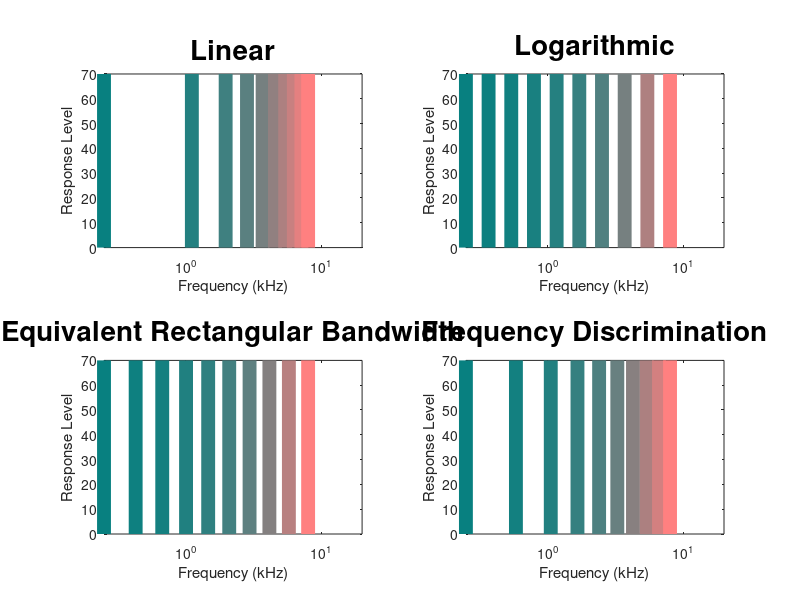
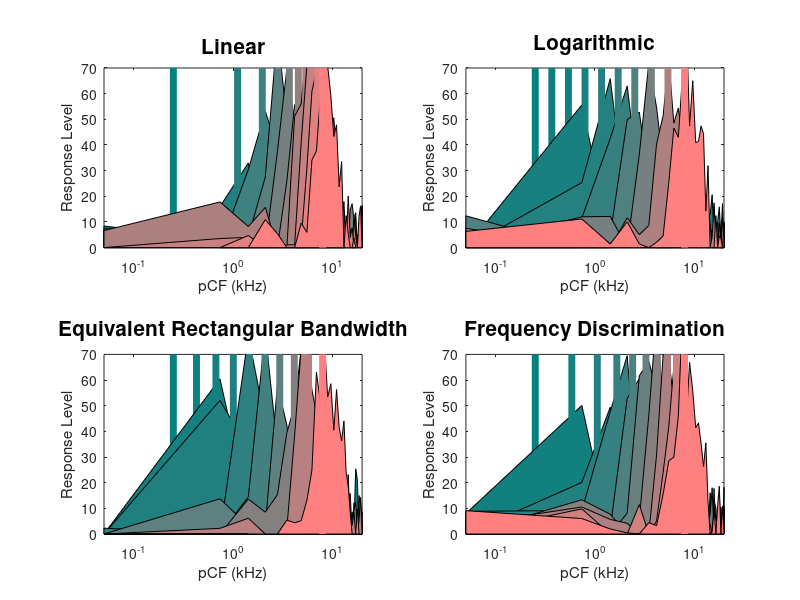
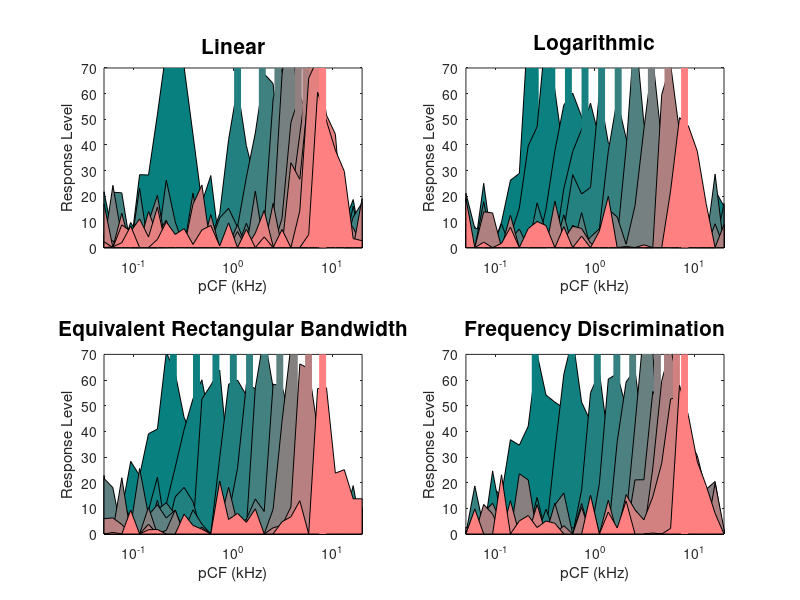
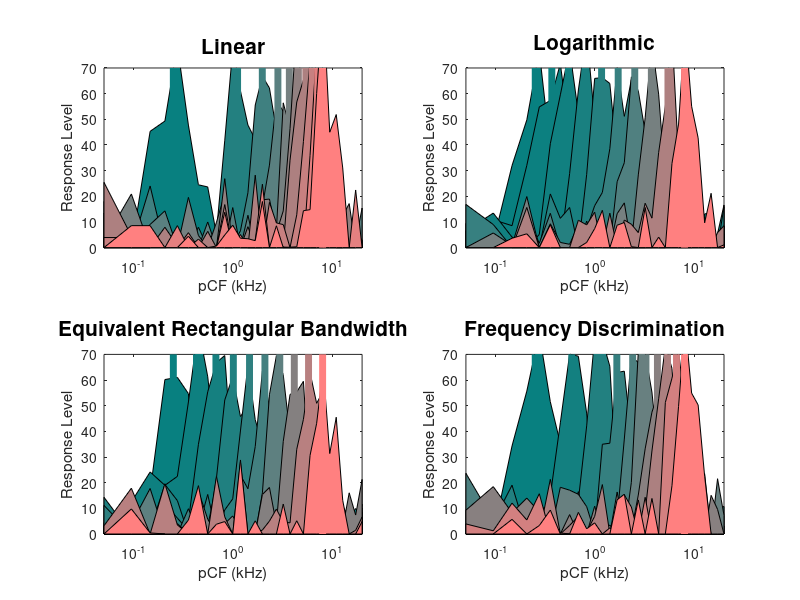

These charts were generated, in order, by the following MATLAB code:
function data = fMRIFreqMagModel
% Model of Frequency magnification imaged using fMRI
% effect on stimulus spacing on recorded response compared to underlying
% spacing of neuron/voxel characterisic frequency spacing

%% TO DO
% Add spread of HMDR - apply to voxel response
% Add noise
% Add frequency selectivity spacing
% create bandpass noise stimuli
% each voxel contain many tuning curves - loop current code for each voxel
% and take weighted average - then convovle with gaussian Hymodynmaic
% spread response
% plot superimposed stimuli responses
% plot neuron response as line, voxel as point
% 30 random numbers - create coiefient 
% assign colour for each scaling

clc; close all

%% Neuronal population Magnification domain fucntion
% VoxelMagSpace = {str2func('@lcfNErb'),str2func('@FreqDisMagDom')};
% VoxelMagSpace2Freq = {str2func('@lcfInvNErb'),str2func('@FreqDisMagDom2Fre')};
% VoxelFilterWidth = {str2func('@lcfErb'),str2func('@FreqDisMagDom2Freq')};

%% Neuronal population Magnification domain fucntion
VoxelMagSpace = {str2func('@lcfNErb')};
VoxelMagSpace2Freq = {str2func('@lcfInvNErb')};
VoxelFilterWidth = {str2func('@lcfErb'),str2func('@lcfErb'),str2func('@lcfErb'),str2func('@lcfErb')};

%% Stimuli Magnification domain functions
% magDomain,magScale2F,magFilterWidth
StimMagDomain = {str2func('@LinMagDom'),str2func('@LogMagDom'),str2func('@lcfNErb'),str2func('@FreqDisMagDom')};
StimMagDomain2Freq = {str2func('@LinMagDom2Freq'),str2func('@LogMagDom2Freq'),str2func('@lcfInvNErb'),str2func('@FreqDisMagDom2Freq')};
StimSpacingNames = {'Linear','Logarithmic','Equivalent Rectangular Bandwidth','Frequency Discrimination'};   % names for graph titles for each stimulus spacing - must be in same order as StimMagDomain and StimMagDomain2Freq variables
StimSpacingNamesv2 = {'Linear','Logarithmic','ERB','Freq Dis'};

%% Stimuli Properties
StimHighFreq = 8;  % highest frequency to test
StimLowFreq = 0.25; % lowest frequency to test
StimNum = 10;   % number of stimulus
StimdB = 70;
%% Voxel Population Properties
% Auditory system properties
HighFreq = 20;  % Highest frequency of the system
LowFreq = 0.05; % Lowest frequency of the system
Gradient = 30; % length of gradient in mm
nNeurons = 100000; % number of neurons per mm
% Imaging Properties
Resolution = 1;  % resolution of imaging in mm
nVoxels = Gradient/Resolution; % number of voxels
NeuronDensity = nNeurons .* Resolution; % number of neurons in each voxel
HDspread = 3; % spread of hemodynamic response in mm

% Spacing Properites
C = 1; % constant scaling for voxel tuning width

%% Figure Properites
SpacingColour = {[1 0 0],[0 0.8 0],[0 0 1],[0 0.8 0.8]};

VoxelMagSpace = StimMagDomain ;
VoxelMagSpace2Freq = StimMagDomain2Freq;

VMD = cell(length(VoxelMagSpace),1);
SMD = struct('VoxRes', ones(StimNum,nVoxels), ...
    'VCharaFreq', ones(nVoxels), ...
    'fMRIdata', ones(nVoxels));
Res = cell(length(StimMagDomain),1);
PlotIndex = [0 4 8 12]

fStim = figure('Color', [1 1 1]);
for iVMD = 1:length(VoxelMagSpace)
    % Spacing Properites
    data.VoxelProp(iVMD)  = VoxelProperties(LowFreq,HighFreq,nVoxels,C,VoxelMagSpace{iVMD},VoxelMagSpace2Freq{iVMD},VoxelFilterWidth{iVMD});    %     (LowFreq,HighFreq,nVoxels,C,magDomain,magScale2F,magFilterWidth)
    fResponse = figure('Color', [1 1 1]);
    for iSMD = 1:length(StimMagDomain)
        %% create stimuli frequencies for each spacing
        StimFreq = StimMagDomain2Freq{iSMD}(linspace(StimMagDomain{iSMD}(StimLowFreq),StimMagDomain{iSMD}(StimHighFreq),StimNum)); % frequencies of stimuli - 3D matrix for band limited noise
        
        %% create stimuli gain structure
        StimLev = ones(size(StimFreq)).*StimdB; % can use to model filter response
        
        %% loop for each voxel
         
        for i = 1:length(StimFreq)
            figure (fResponse)
            SMD.VoxRes(i,:) = VoxelResponse (StimFreq(i),StimLev,data.VoxelProp(iVMD).VFreqC,data.VoxelProp(iVMD).p);
            SMD.VoxRes(SMD.VoxRes<0) = 0;
            subplot(length(VoxelMagSpace)./2,length(StimMagDomain)./2,iSMD);
            area(data.VoxelProp(iVMD).VFreqC,SMD.VoxRes(i,:), 'FaceColor',[(StimFreq(i)./max(StimFreq)) 0.5 0.5]), set(gca,'XScale','log'), xlabel('pCF (kHz)'), ylabel('Response Level'), axis tight, ylim ([0 StimLev(i)]), xlim ([0 20]);
            title (StimSpacingNames{iSMD}, 'FontSize', 15)
            hold on
            line(repmat(StimFreq(i),1,2),[min(ylim) StimLev(i)], 'color',[(StimFreq(i)./max(StimFreq)) 0.5 0.5], 'LineWidth', 5)
%             if iVMD == 1
%                title (StimSpacingNamesv2{iSMD}, 'FontSize', 15)
%             end
             if iSMD == 4
%                ylabel (StimSpacingNamesv2{iVMD}, 'FontSize', 15)
                text(250, 250, StimSpacingNames{iVMD}, 'FontSize', 15);
             end
        end
if iVMD == 1
        for i = 1:length(StimFreq)
            figure (fStim)
           subplot(length(VoxelMagSpace)./2,length(StimMagDomain)./2,iSMD);
%             plot(data.VoxelProp(iVMD).VFreqC,SMD.VoxRes(i,:), 'color',[(StimFreq(i)./max(StimFreq)) 0.5 0.5]), set(gca,'XScale','log'), title (StimSpacingNames{iSMD}), xlabel('Actual Voxel Characterisic Frequency (kHz)'), ylabel('Response Level'), axis tight, ylim ([0 StimLev(i)]);
%             semilogx(repmat(StimFreq(i),1,2),[min(ylim) StimLev(i)], 'LineWidth', 2)
%             set(gca,'XScale','log'), title (StimSpacingNames{iSMD}), xlabel('Actual Voxel Characterisic Frequency (kHz)'), ylabel('Response Level'), axis tight, ylim ([0 StimLev(i)]), xlim ([0 20]);          

            plot(repmat(StimFreq(i),1,2),[min(ylim) StimLev(i)], 'color',[(StimFreq(i)./max(StimFreq)) 0.5 0.5], 'LineWidth', 10), set(gca,'XScale','log'), title (StimSpacingNames{iSMD}, 'FontSize', 20), xlabel('Frequency (kHz)'), ylabel('Response Level'), ylim ([0 StimLev(i)]), xlim ([0 20]);          
%         text(iSMD./4, iSMD./4, num2str(StimFreq))
hold on
        end
end
        % weight average response for each voxel in stimuli domain (stimuli domain because stimuli ID used for calulation)
        %         for i = 1:nVoxels
        SMD.VCharaFreq = VoxelCharacterFrequency (StimFreq, SMD.VoxRes,StimMagDomain{iSMD},StimMagDomain2Freq{iSMD});
        %         end
        
        %% fMRI response data
        %% convolve with Hemodynamic spread
        %         SMD.fMRIdata(iSMD) = fMRIResponse (SMD.VCharaFreq(iSMD),HDspread);
        
        Res{iSMD}= SMD;
        
    end
    data.VMD{iVMD,1} = Res;
end  
    %% plot Voxel characterisic frequencies - actual vs measured
%     for iVMD = 1:length(VoxelMagSpace)
%         figure (2)
%         for iSMD = 1:length(StimMagDomain)
%             subplot(length(VoxelMagSpace),length(StimMagDomain),iSMD + PlotIndex(iVMD));
%             plot (1:nVoxels,data.VoxelProp(iVMD).VFreqC, 'r'), axis tight
%             hold on
%             scatter (1:nVoxels,data.VMD{iVMD,1}{iSMD ,1}.VCharaFreq)
%             set(gca,'YScale','log'), xlabel('Frequency Gradient (mm)'), ylabel('C.Freq (kHz)'),title (StimSpacingNames{iSMD}),legend('Actual','Measured','Location','SouthEast')
%         end
%     end

        fTonotopic = figure('Color', [1 1 1]);
for iVMD = 1:length(VoxelMagSpace)
    figure (fTonotopic)
    subplot(length(VoxelMagSpace)./2, length(VoxelMagSpace)./2, iVMD);
    plot (1:nVoxels,data.VoxelProp(iVMD).VFreqC, 'color',SpacingColour{iVMD}, 'LineWidth', 2), axis tight, title (StimSpacingNames{iVMD}, 'FontSize', 20)
    hold on
    for iSMD = 1:length(StimMagDomain)
        scatter (1:nVoxels,data.VMD{iVMD,1}{iSMD ,1}.VCharaFreq, 50, SpacingColour{iSMD}, 'fill')
        set(gca,'YScale','log'), xlabel('Frequency Gradient (mm)'), ylabel('Population Characteristic Frequency pCF (kHz)'),legend('pCF',(StimSpacingNames{1}),(StimSpacingNames{2}),(StimSpacingNames{3}),(StimSpacingNames{4}),'Location','SouthEast');
%  xlabel('Frequency Gradient (mm)'), ylabel('Population Characteristic Frequency pCF (kHz)'),legend('Actual',(StimSpacingNames{1}),(StimSpacingNames{2}),(StimSpacingNames{3}),(StimSpacingNames{4}),'Location','SouthEast')

    end
end
fTonotopicZoom = figure('Color', [1 1 1]);
for iVMD = 1:length(VoxelMagSpace)
    figure (fTonotopicZoom)
    subplot(length(VoxelMagSpace)./2, length(VoxelMagSpace)./2, iVMD);
    plot (1:nVoxels,data.VoxelProp(iVMD).VFreqC, 'color',SpacingColour{iVMD}, 'LineWidth', 2), axis tight, title (StimSpacingNames{iVMD}, 'FontSize', 20), ylim ([0.2 8])
    hold on
    for iSMD = 1:length(StimMagDomain)
        scatter (1:nVoxels,data.VMD{iVMD,1}{iSMD ,1}.VCharaFreq, 50, SpacingColour{iSMD}, 'fill')
        set(gca,'YScale','log'), xlabel('Frequency Gradient (mm)'), ylabel('Population Characteristic Frequency pCF (kHz)'),legend('Actual',(StimSpacingNames{1}),(StimSpacingNames{2}),(StimSpacingNames{3}),(StimSpacingNames{4}),'Location','SouthEast');
%  xlabel('Frequency Gradient (mm)'), ylabel('Population Characteristic Frequency pCF (kHz)'),legend('Actual',(StimSpacingNames{1}),(StimSpacingNames{2}),(StimSpacingNames{3}),(StimSpacingNames{4}),'Location','SouthEast')

    end
end
% end

end
function Response = VoxelResponse (StimF,StimLev,VoxelFreqC,p)
StimInt = 10.^(StimLev/10);
Int = zeros(1,length(VoxelFreqC)); % Response intensity for each Voxel
for I = 1:length(VoxelFreqC)
    for II = 1:length(StimF)
        g = abs((StimF(II)-VoxelFreqC(I))/VoxelFreqC(I));
        fw=(1+(p(I)*g)).*exp(-p(I)*g); %Two parameter roex
        Int(I) = Int(I)+fw*StimInt(II);
    end
end
NoiseLev = 10;
noise = randn (1,length(VoxelFreqC)).*NoiseLev;
Response = 10*log10(max(Int,1)); % Threshold intensity response and convert to dB
Response = Response + noise; %% set negative values to 0
% Response = Int; % no threshold
% Response = max(Int,1);
end
function VCharaFreq = VoxelCharacterFrequency (StimFreq, VoxRes,StimMagDomain,StimMagDomain2Freq)
VCharaFreq = zeros(length(VoxRes),1);
StimFreqStimDomain = StimMagDomain(StimFreq);
for i = 1:length(VoxRes)
    VCharaFreq (i) = sum((StimFreqStimDomain'.*VoxRes(:,i)))./sum(VoxRes(:,i)); % need to convert to linear spacing - convert to mag domain then convert back for characteristic frequencies
end
VCharaFreq(isnan(VCharaFreq)) = 0 ;

VCharaFreq = StimMagDomain2Freq(VCharaFreq);
%% need to convert back to frequency domain
end
function Response = fMRIResponse (StimF,StimLev,VoxelFreqC,p)
% hemodynamic spread
%% Parkes (2005) at 3 T
%% Find paper for 7T - around 2.3 mm
% FWHM GE = 3.9 +/- 0.7 mm, SE = 3.4 +/- 0.8
StimInt = 10.^(StimLev/10);
Int = zeros(1,length(VoxelFreqC)); % Response intensity for each Voxel
for I = 1:length(VoxelFreqC)
    for II = 1:length(StimF)
        g = abs((StimF(II)-VoxelFreqC(I))/VoxelFreqC(I));
        fw=(1+(p(I)*g)).*exp(-p(I)*g); %Two parameter roex
        Int(I) = Int(I)+fw*StimInt(II);
    end
end
Response = 10*log10(max(Int,1)); % Threshold intensity response and convert to dB
% Response = Int; % no threshold
% Response = max(Int,1);
end
function VoxelProp = VoxelProperties(LowFreq,HighFreq,nVoxels,C,magDomain,magScale2F,magFilterWidth)
VoxelProp.VmagScale = linspace(magDomain(LowFreq),magDomain(HighFreq),nVoxels); % Linearly space in magnification scale domain (ERB, FS, LOG, LIN)
VoxelProp.VFreqC = magScale2F(VoxelProp.VmagScale);   % Voxel Characterisic Frequency - Convert maginification scale values to frequency values (kHz)
VoxelProp.VTuningWidth = magFilterWidth(VoxelProp.VFreqC); % Voxel frequency tuning width for each Voxel Charactersic Frequency (for each voxel)(Bandwidth in?)
VoxelProp.p = C*4*VoxelProp.VFreqC./VoxelProp.VTuningWidth; % Filter coefficient of each Voxel % VTuningWidth - population tuning width / populationERB
end
function y = LinMagDom(f)
y = f;
end
function f = LinMagDom2Freq(x)
f = x;
end
function y = LogMagDom(f)
y = log10(f);
end
function f = LogMagDom2Freq(x)
f = 10.^(x);
end
function erb = lcfErb(f)
% ***** lcfErb *****
% ERBs as per Glasberg and Moore (1990);
A = 24.7/1000; B = 4.37;
erb = A*(B*f+1);
end
function nerb = lcfNErb(f)
% ***** lcfNErb *****
% Converts frequency to ERB number;
A = 24.7/1000; B = 4.37;
nerb = 1/(A*B)*log(B*f+1);
end
function f = lcfInvNErb(nerb)
% ***** lcfInvNErb *****
% Converts ERB number to frequency;
A = 24.7/1000; B = 4.37;
f = 1/B*(exp(A*B*nerb)-1);
end
function DLF= FreqDisTuningWidth (f)

%% log DLF = a'sqrt(F) + k' + m'(SL^-1) % Nelson et al (1983)
% Nelson et al k' = -0.15, m' = 5.056, a' = 0.0214

%% Weir (1977) = log DLF = a sqrt(F) + b % depended on dB SL

a = 0.0214; k = -0.15; m = 5.056; SL = 40;

DLF = log10(a(sqrt(f)) + k + m(SL^-1));


% FreqSelTunWid = f;
end
function y = FreqDisMagDom(f)
%% number of Freq Selectivity units
a = 0.0214; k = -0.15; m = 5.056; SL = 35;
y = exp(a .* sqrt(f) + k + m.*(SL.^-1));
end
function f = FreqDisMagDom2Freq(x)
a = 0.0214; k = -0.15; m = 5.056; SL = 35;
f = ((log(x) - (k + m.*(SL.^-1)))./a).^2;
end
